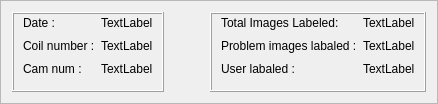
                           <widget class="QFrame" name="frame_18">
                            <property name="maximumSize">
                             <size>
                              <width>16777215</width>
                              <height>80</height>
                             </size>
                            </property>
                            <property name="frameShape">
                             <enum>QFrame::StyledPanel</enum>
                            </property>
                            <property name="frameShadow">
                             <enum>QFrame::Raised</enum>
                            </property>
                            <layout class="QHBoxLayout" name="horizontalLayout_24">
                             <item>
                              <widget class="QFrame" name="frame_19">
                               <property name="minimumSize">
                                <size>
                                 <width>0</width>
                                 <height>80</height>
                                </size>
                               </property>
                               <property name="frameShape">
                                <enum>QFrame::Box</enum>
                               </property>
                               <property name="frameShadow">
                                <enum>QFrame::Raised</enum>
                               </property>
                               <layout class="QHBoxLayout" name="horizontalLayout_10">
                                <property name="topMargin">
                                 <number>0</number>
                                </property>
                                <property name="bottomMargin">
                                 <number>13</number>
                                </property>
                                <item>
                                 <layout class="QVBoxLayout" name="verticalLayout_24">
                                  <item>
                                   <widget class="QLabel" name="label_4">
                                    <property name="text">
                                     <string>Date :</string>
                                    </property>
                                   </widget>
                                  </item>
                                  <item>
                                   <widget class="QLabel" name="label_10">
                                    <property name="text">
                                     <string>Coil number :</string>
                                    </property>
                                   </widget>
                                  </item>
                                  <item>
                                   <widget class="QLabel" name="label_5">
                                    <property name="text">
                                     <string>Cam num :</string>
                                    </property>
                                   </widget>
                                  </item>
                                 </layout>
                                </item>
                                <item>
                                 <layout class="QVBoxLayout" name="verticalLayout_25">
                                  <item>
                                   <widget class="QLabel" name="label_13">
                                    <property name="text">
                                     <string>TextLabel</string>
                                    </property>
                                   </widget>
                                  </item>
                                  <item>
                                   <widget class="QLabel" name="label_11">
                                    <property name="text">
                                     <string>TextLabel</string>
                                    </property>
                                   </widget>
                                  </item>
                                  <item>
                                   <widget class="QLabel" name="label_12">
                                    <property name="text">
                                     <string>TextLabel</string>
                                    </property>
                                   </widget>
                                  </item>
                                 </layout>
                                </item>
                               </layout>
                              </widget>
                             </item>
                             <item>
                              <spacer name="horizontalSpacer_6">
                               <property name="orientation">
                                <enum>Qt::Horizontal</enum>
                               </property>
                               <property name="sizeHint" stdset="0">
                                <size>
                                 <width>40</width>
                                 <height>20</height>
                                </size>
                               </property>
                              </spacer>
                             </item>
                             <item>
                              <widget class="QFrame" name="frame_20">
                               <property name="minimumSize">
                                <size>
                                 <width>0</width>
                                 <height>80</height>
                                </size>
                               </property>
                               <property name="frameShape">
                                <enum>QFrame::Box</enum>
                               </property>
                               <property name="frameShadow">
                                <enum>QFrame::Raised</enum>
                               </property>
                               <layout class="QHBoxLayout" name="horizontalLayout_13">
                                <property name="topMargin">
                                 <number>0</number>
                                </property>
                                <property name="bottomMargin">
                                 <number>13</number>
                                </property>
                                <item>
                                 <layout class="QVBoxLayout" name="verticalLayout_26">
                                  <item>
                                   <widget class="QLabel" name="label_14">
                                    <property name="text">
                                     <string>Total Images Labeled:</string>
                                    </property>
                                   </widget>
                                  </item>
                                  <item>
                                   <widget class="QLabel" name="label_15">
                                    <property name="text">
                                     <string>Problem images labaled :</string>
                                    </property>
                                   </widget>
                                  </item>
                                  <item>
                                   <widget class="QLabel" name="label_16">
                                    <property name="text">
                                     <string>User labaled :</string>
                                    </property>
                                   </widget>
                                  </item>
                                 </layout>
                                </item>
                                <item>
                                 <layout class="QVBoxLayout" name="verticalLayout_27">
                                  <item>
                                   <widget class="QLabel" name="label_17">
                                    <property name="text">
                                     <string>TextLabel</string>
                                    </property>
                                   </widget>
                                  </item>
                                  <item>
                                   <widget class="QLabel" name="label_24">
                                    <property name="text">
                                     <string>TextLabel</string>
                                    </property>
                                   </widget>
                                  </item>
                                  <item>
                                   <widget class="QLabel" name="label_25">
                                    <property name="text">
                                     <string>TextLabel</string>
                                    </property>
                                   </widget>
                                  </item>
                                 </layout>
                                </item>
                               </layout>
                              </widget>
                             </item>
                            </layout>
                           </widget>
